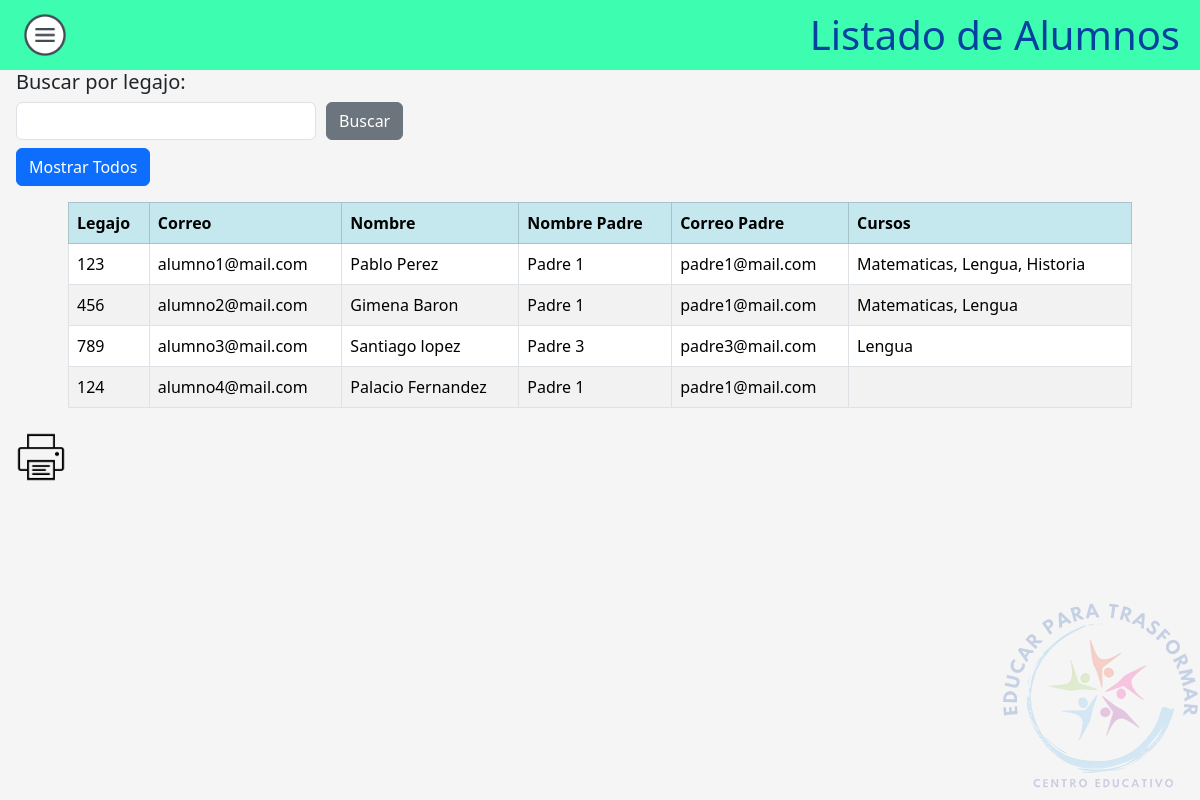
/Personal/totalAlumnos.php, run on the app's committed database.
### tables this page shows
CREATE TABLE `alumno` (
  `id` int(11) NOT NULL,
  `correo` varchar(50) DEFAULT NULL,
  `password` varchar(50) DEFAULT NULL,
  `idPadre` int(11) DEFAULT NULL,
  `legajo` int(30) NOT NULL,
  `nombre` varchar(50) NOT NULL
);

CREATE TABLE `padre` (
  `id` int(11) NOT NULL,
  `correo` varchar(50) DEFAULT NULL,
  `password` varchar(50) DEFAULT NULL,
  `legajo` int(30) NOT NULL,
  `nombre` varchar(50) NOT NULL
);

CREATE TABLE `curso` (
  `id` int(11) NOT NULL,
  `nombre` varchar(50) NOT NULL
);

### Personal/totalAlumnos.php (the view, shortened to what this page needs)
<!DOCTYPE html>
<html>
<head>
  <link href="https://cdn.jsdelivr.net/npm/bootstrap@5.3.2/dist/css/bootstrap.min.css" rel="stylesheet">
  <link rel="stylesheet" href="../Css/styles.css">
</head>
<body>
  <header class="header no-print">
    <a type="button" data-bs-toggle="offcanvas" data-bs-target="#offcanvasExample" aria-controls="offcanvasExample">
      <img src="../Css/hamburguesa.png" width="50px">
    </a>
    <h1 style="text-align: center; color: #05429f">Listado de Alumnos</h1>
  </header>
  <?php
  $conexion = conectar();
  function buscarTodosAlumnos($conexion)
  {
    $queryAlumnos = "
  SELECT
    a.id,
    a.legajo,
    a.correo AS correo_alumno,
    a.nombre,
    p.nombre AS nombre_padre,
    p.correo AS correo_padre
  FROM
    alumno a
  INNER JOIN
    padre p ON a.idPadre = p.id
";
    $resultado = mysqli_query($conexion, $queryAlumnos);
    return $resultado;
  }
  ?>
  <div>
    <form method="POST" class="no-print ms-3">
      <div class="mb-2">
        <h5 class="formlabel">Buscar por legajo:</h5>
        <div class="form-inline">
          <input class="form-control max-width-input" type="text" name="legajo">
          <button class="btn btn-secondary" type="submit">Buscar</button>
        </div>
      </div>
    </form>
    <form method="POST" class="no-print ms-3">
      <button class="mb-2 btn btn-primary" type="submit" name="mostrarTodos">Mostrar Todos</button>
    </form>
    <?php
    if (isset($_POST['legajo'])) {
      $legajo = $_POST['legajo'];
      $resultadoAlumnos = buscarAlumnos($conexion, $legajo);
    } elseif (isset($_POST['mostrarTodos'])) {
      $resultadoAlumnos = buscarTodosAlumnos($conexion);
    } else {
      $resultadoAlumnos = buscarTodosAlumnos($conexion);
    }
    if (mysqli_num_rows($resultadoAlumnos) > 0) {
    ?>
      <div class="mx-auto p-2" style="width: 90vw">
        <table class="table table-striped table-bordered">
          <tr class="table-info">
            <th>Legajo</th>
            <th>Correo</th>
            <th>Nombre</th>
            <th>Nombre Padre</th>
            <th>Correo Padre</th>
            <th>Cursos</th>
          </tr>
          <?php
          while ($filaAlumno = mysqli_fetch_array($resultadoAlumnos)) {
          ?>
            <tr>
              <td><?php echo $filaAlumno['legajo']; ?></td>
              <td><?php echo $filaAlumno['correo_alumno']; ?></td>
              <td><?php echo $filaAlumno['nombre']; ?></td>
              <td><?php echo $filaAlumno['nombre_padre']; ?></td>
              <td><?php echo $filaAlumno['correo_padre']; ?></td>
              <td>
                <?php
                $idAlumno = $filaAlumno['id'];
                $queryCursos = "
                  SELECT c.nombre
                  FROM alumnocurso ac
                  INNER JOIN curso c ON ac.idCurso = c.id
                  WHERE ac.idAlumno = '$idAlumno'
                ";
                $resultadoCursos = mysqli_query($conexion, $queryCursos);
                $firstRow = true;
                while ($filaCurso = mysqli_fetch_array($resultadoCursos)) {
                  if ($firstRow) {
                    echo $filaCurso['nombre'];
                    $firstRow = false;
                  } else {
                    echo ", " . $filaCurso['nombre'];
                  }
                }
                ?>
              </td>
            </tr>
          <?php } ?>
        </table>
      </div>
    <?php } ?>
    <a class="no-print ms-3" type='button' onclick='imprimirTabla()'><img src='../Css/print.png' width='50px'></a>
  </div>
  <div id="footer">
    <img src="../Css/Logotipo200x200.png">
  </div>
</body>
</html>

### Css/styles.css (style rules this page uses)
body { background-color: #f5f5f5; }
.header { background-color: #3dfdb0; color: #fff; padding: 10px 20px; display: flex; justify-content: space-between; align-items: center; }
.header h1 { text-align: center; margin: 0; }
#footer { position: fixed; right: 0; bottom: 0; margin: 0; padding: 0; }
#footer img { width: 200px; opacity: 0.2; }
.max-width-input { max-width: 300px; width: 100%; }
.form-inline { display: flex; align-items: center; }
.form-inline input, .form-inline button { margin-right: 10px; }

### data on the page
alumno: legajo "123", correo "alumno1@mail.com", nombre "Pablo Perez", idPadre.nombre "Padre 1", idPadre.correo "padre1@mail.com"
curso: nombre "Matematicas"
curso: nombre "Lengua"
curso: nombre "Historia"
alumno: legajo "456", correo "alumno2@mail.com", nombre "Gimena Baron", idPadre.nombre "Padre 1", idPadre.correo "padre1@mail.com"
alumno: legajo "789", correo "alumno3@mail.com", nombre "Santiago lopez", idPadre.nombre "Padre 3", idPadre.correo "padre3@mail.com"
alumno: legajo "124", correo "alumno4@mail.com", nombre "Palacio Fernandez", idPadre.nombre "Padre 1", idPadre.correo "padre1@mail.com"
